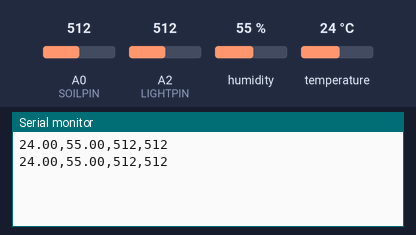
Bench run of a sketch on a simulated Arduino Uno, built with avr-gcc and run on an emulated ATmega328P. On the bench: the last lines printed to the serial monitor. Inputs (shaded band) come from the test bench; at power-on: humidity 55 %, A0 (SOILPIN) = 512, A2 (LIGHTPIN) = 512, temperature 24 °C.

Above: at 3.8 s.
3.9 s: humidity set to 22 %
At 7.2 s:
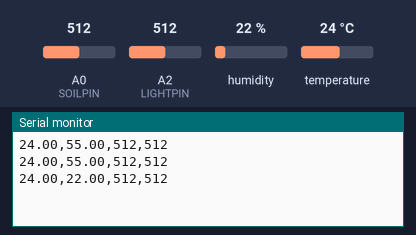
7.9 s: A0 (SOILPIN) set to 716
At 10.0 s:
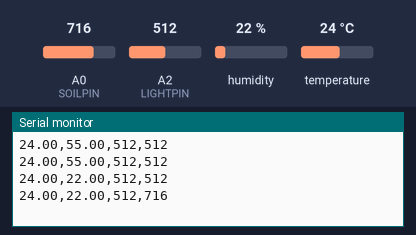
11.9 s: A2 (LIGHTPIN) set to 716
At 12.7 s:
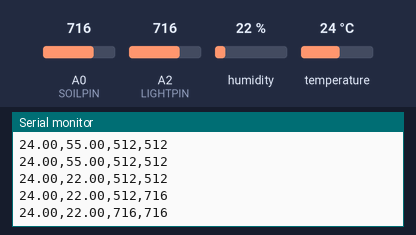
15.9 s: temperature set to 12 °C
At 19.5 s:
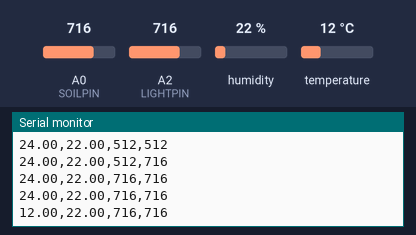
19.9 s: A0 (SOILPIN) set to 992
At 22.3 s:
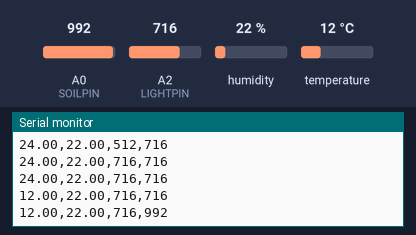
23.9 s: A2 (LIGHTPIN) set to 992
At 25.1 s:
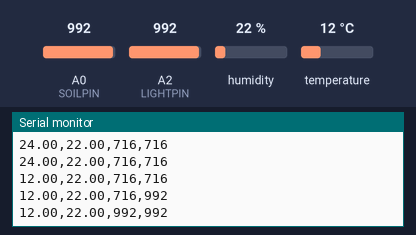
Timing chart, 0 to 26.9 s (numbered marks = the images above; inputs shaded):
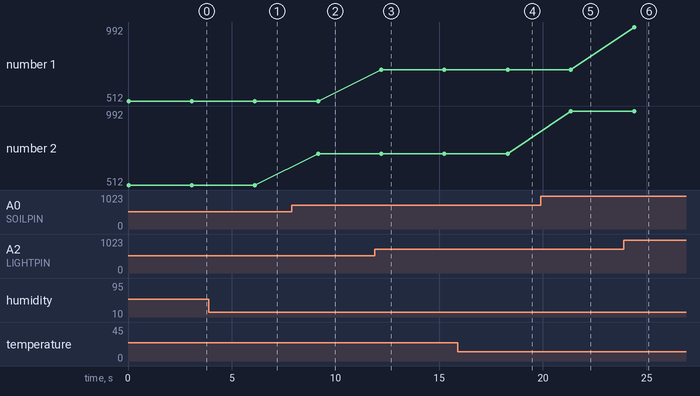

Measured:
- after the input at 3.9 s, the serial monitor: prints a new line after 2.2 s (image 1)
- after the input at 7.9 s, the serial monitor: prints a new line after 1.3 s (image 2)
- after the input at 11.9 s, the serial monitor: prints a new line after 0.31 s (image 3)
- after the input at 15.9 s, the serial monitor: prints a new line after 2.4 s (image 4)
- after the input at 19.9 s, the serial monitor: prints a new line after 1.4 s (image 5)
- after the input at 23.9 s, the serial monitor: prints a new line after 0.49 s (image 6)
- plotted number 2: 512 → 716 after the input at 7.9 s, 716 → 992 after the input at 19.9 s

The sketch:

sensors_bluetooth_only.ino
```cpp
#include <SoftwareSerial.h>
#include <dht.h>

dht DHT;

#define DHT11_PIN 7          // Replace with your DHT11 sensor's data pin
#define DHTTYPE DHT11     // Set DHT11 as the sensor type
#define LIGHTPIN A2       // Replace with your light sensor's analog input pin
#define SOILPIN A0        // Replace with your soil moisture sensor's analog input pin
SoftwareSerial BTSerial(0, 1); // RX, TX


void setup()
{
  Serial.begin(9600);
  BTSerial.begin(9600);

}


void loop()
{
  // READ DATA
  int chk = DHT.read11(DHT11_PIN);

  float humidity = DHT.humidity;
  float temperature = DHT.temperature;
  int light = analogRead(LIGHTPIN);
  int soil_moisture = analogRead(SOILPIN);
  // DISPLAY DATA
  /*Serial.print(humidity);
  Serial.print(",");
  Serial.print(temperature);
  Serial.print(",");
  Serial.print(light);
  Serial.print(",");
  Serial.println(soil_moisture);
  */

  // Convert sensor data to comma-separated string
  String data = String(temperature) + "," + String(humidity) + "," + String(light) + "," + String(soil_moisture);
  Serial.println(data);
  // Send data via Bluetooth
  BTSerial.println(data);

  delay(3000);
}
```
